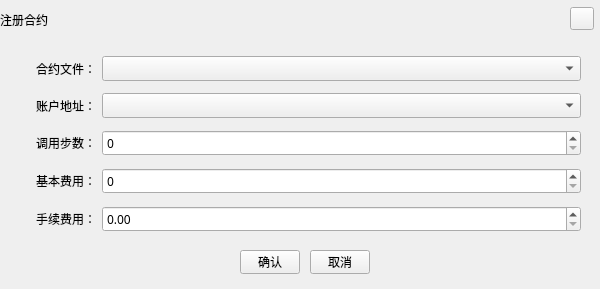
<?xml version="1.0" encoding="UTF-8"?>
<ui version="4.0">
 <class>RegisterContractDialogUB</class>
 <widget class="QDialog" name="RegisterContractDialogUB">
  <property name="geometry">
   <rect>
    <x>0</x>
    <y>0</y>
    <width>600</width>
    <height>289</height>
   </rect>
  </property>
  <property name="font">
   <font>
    <family>微软雅黑</family>
   </font>
  </property>
  <property name="windowTitle">
   <string>Dialog</string>
  </property>
  <property name="styleSheet">
   <string notr="true"/>
  </property>
  <widget class="QLabel" name="title_Label">
   <property name="geometry">
    <rect>
     <x>0</x>
     <y>0</y>
     <width>600</width>
     <height>40</height>
    </rect>
   </property>
   <property name="font">
    <font>
     <family>微软雅黑</family>
     <weight>50</weight>
     <italic>false</italic>
     <bold>false</bold>
    </font>
   </property>
   <property name="styleSheet">
    <string notr="true"/>
   </property>
   <property name="text">
    <string>注册合约</string>
   </property>
  </widget>
  <widget class="QToolButton" name="closeBtn">
   <property name="geometry">
    <rect>
     <x>570</x>
     <y>7</y>
     <width>24</width>
     <height>23</height>
    </rect>
   </property>
   <property name="font">
    <font>
     <family>微软雅黑</family>
    </font>
   </property>
   <property name="cursor">
    <cursorShape>PointingHandCursor</cursorShape>
   </property>
   <property name="styleSheet">
    <string notr="true"/>
   </property>
   <property name="text">
    <string/>
   </property>
  </widget>
  <widget class="QToolButton" name="okBtn">
   <property name="geometry">
    <rect>
     <x>240</x>
     <y>250</y>
     <width>60</width>
     <height>24</height>
    </rect>
   </property>
   <property name="styleSheet">
    <string notr="true">font: 9pt &quot;微软雅黑&quot;;</string>
   </property>
   <property name="text">
    <string>确认</string>
   </property>
  </widget>
  <widget class="QToolButton" name="cancelBtn">
   <property name="geometry">
    <rect>
     <x>310</x>
     <y>250</y>
     <width>60</width>
     <height>24</height>
    </rect>
   </property>
   <property name="styleSheet">
    <string notr="true">font: 9pt &quot;微软雅黑&quot;;</string>
   </property>
   <property name="text">
    <string>取消</string>
   </property>
  </widget>
  <widget class="QWidget" name="layoutWidget">
   <property name="geometry">
    <rect>
     <x>0</x>
     <y>50</y>
     <width>581</width>
     <height>191</height>
    </rect>
   </property>
   <layout class="QGridLayout" name="gridLayout" rowstretch="0,0,0,0,0" columnstretch="1,5">
    <item row="0" column="0">
     <widget class="QLabel" name="label">
      <property name="text">
       <string>合约文件：</string>
      </property>
      <property name="alignment">
       <set>Qt::AlignRight|Qt::AlignTrailing|Qt::AlignVCenter</set>
      </property>
     </widget>
    </item>
    <item row="0" column="1">
     <widget class="QComboBox" name="contractFile">
      <property name="minimumSize">
       <size>
        <width>200</width>
        <height>0</height>
       </size>
      </property>
     </widget>
    </item>
    <item row="1" column="1">
     <widget class="QComboBox" name="address"/>
    </item>
    <item row="1" column="0">
     <widget class="QLabel" name="label_7">
      <property name="text">
       <string>账户地址：</string>
      </property>
      <property name="alignment">
       <set>Qt::AlignRight|Qt::AlignTrailing|Qt::AlignVCenter</set>
      </property>
     </widget>
    </item>
    <item row="2" column="0">
     <widget class="QLabel" name="label_2">
      <property name="text">
       <string>调用步数：</string>
      </property>
      <property name="alignment">
       <set>Qt::AlignRight|Qt::AlignTrailing|Qt::AlignVCenter</set>
      </property>
     </widget>
    </item>
    <item row="2" column="1">
     <widget class="QSpinBox" name="gaslimit"/>
    </item>
    <item row="3" column="0">
     <widget class="QLabel" name="label_3">
      <property name="text">
       <string>基本费用：</string>
      </property>
      <property name="alignment">
       <set>Qt::AlignRight|Qt::AlignTrailing|Qt::AlignVCenter</set>
      </property>
     </widget>
    </item>
    <item row="4" column="1">
     <widget class="QDoubleSpinBox" name="fee"/>
    </item>
    <item row="4" column="0">
     <widget class="QLabel" name="label_6">
      <property name="text">
       <string>手续费用：</string>
      </property>
      <property name="alignment">
       <set>Qt::AlignRight|Qt::AlignTrailing|Qt::AlignVCenter</set>
      </property>
     </widget>
    </item>
    <item row="3" column="1">
     <widget class="QSpinBox" name="gasprice"/>
    </item>
   </layout>
  </widget>
 </widget>
 <resources/>
 <connections/>
</ui>
